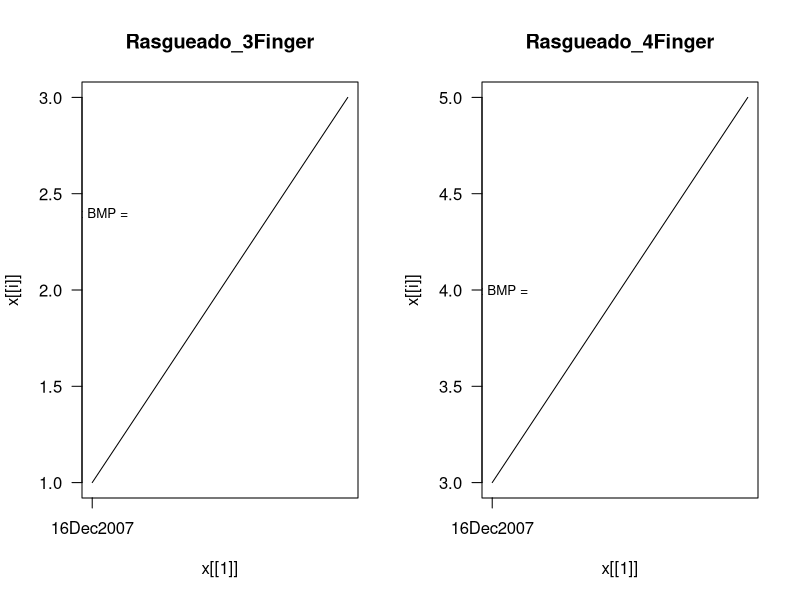

Write the R code that produced this figure.
## ---- chunk 1
Technique <- c("Rasgueado - 3 finger","Rasgueado - 4 finger")
BMP <- c(85,80)
Minutes <- c(1,1)
tab<-data.frame(Technique,BMP,Minutes)
library(knitr)
kable(tab)
## ---- chunk 2
x<-data.frame(
  Date=c("16Dec2007","17Dec2007","18Dec2007"),
  Rasgueado_3Finger=c(1,2,3),
  Rasgueado_4Finger=c(3,4,5))
x$Date<-as.Date(x$Date,format="%d%b%Y")
par(mfrow=c(1,2), las=1)
for(i in 2:ncol(x)) {
  plot(x[[1]], x[[i]], main=names(x)[[i]],xaxt="n",type="l")
  axis.Date(1, at=seq(min(x$Date), max(x$Date), by="1 week"), format="%d%b%Y")
  text(min(x$Date), 0.8*max(x[[i]]), paste("Best BMP =",sep=""),cex = .8)
}
